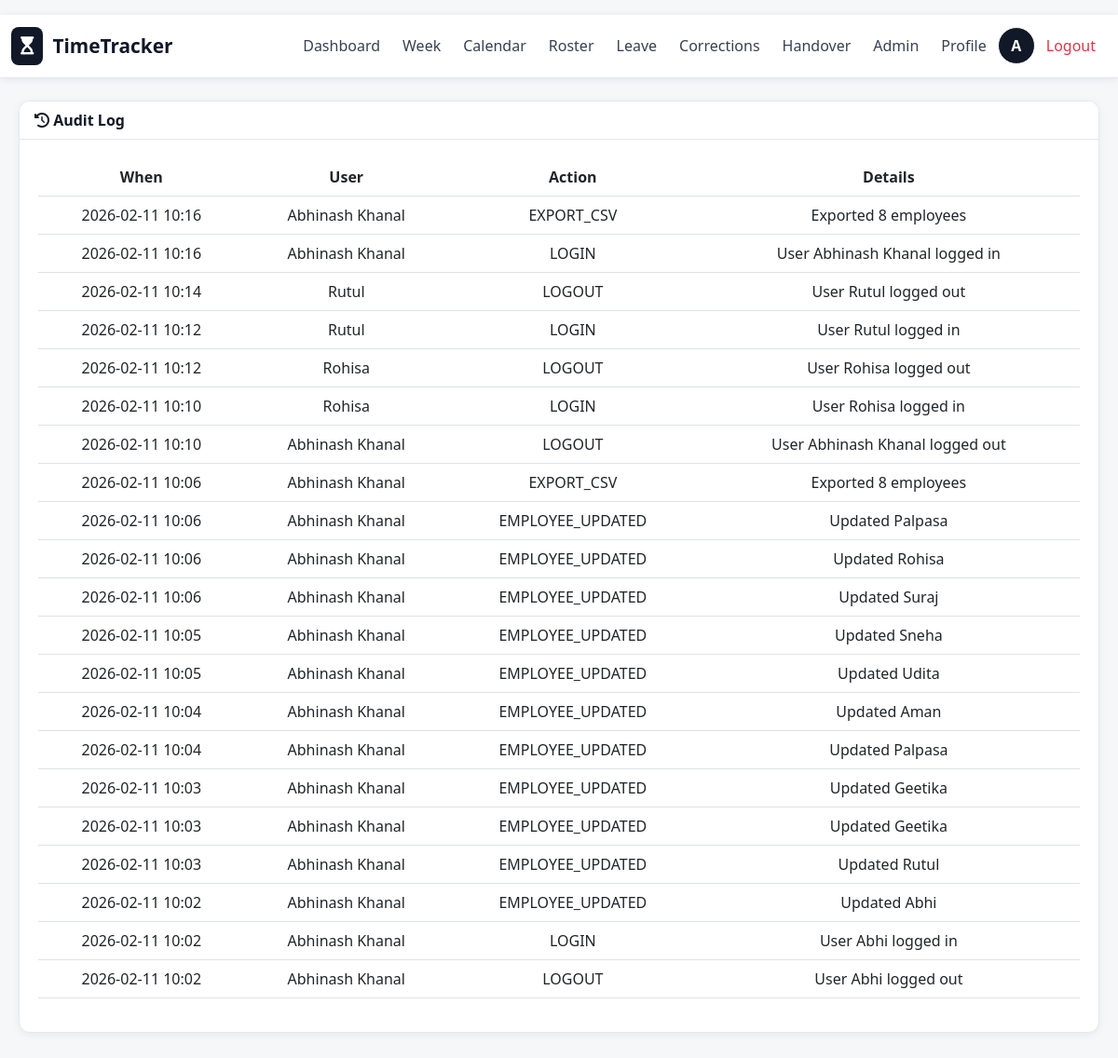
Page /audit-log (signed in) on the committed database.
### app.py (models this page shows)
class User(UserMixin, db.Model):
    id = db.Column(db.Integer, primary_key=True)
    name = db.Column(db.String(100), unique=True, nullable=False)
    email = db.Column(db.String(100), unique=True)
    password = db.Column(db.String(200), nullable=False)
    employee_id = db.Column(db.String(50), unique=True)
    department = db.Column(db.String(100))
    role = db.Column(db.String(20), default='employee')  # 'employee' or 'admin'
    phone = db.Column(db.String(30))
    profile_pic = db.Column(db.String(200), default='default.png')
    is_active = db.Column(db.Boolean, default=True)
    is_admin = db.Column(db.Boolean, default=False)
    is_staff = db.Column(db.Boolean, default=True)
    position = db.Column(db.String(100))
    visa_type = db.Column(db.String(50))
    weekly_hour_limit = db.Column(db.Float)
    created_at = db.Column(db.DateTime, default=datetime.now)
    last_login = db.Column(db.DateTime)

class ActivityLog(db.Model):
    id = db.Column(db.Integer, primary_key=True)
    user_id = db.Column(db.Integer, db.ForeignKey('user.id'))
    action = db.Column(db.String(200), nullable=False)
    details = db.Column(db.Text)
    timestamp = db.Column(db.DateTime, default=datetime.now)

### app.py (the view)
@app.route("/audit-log")
@login_required
def audit_log():
    if current_user.role != 'admin' and not current_user.is_admin:
        flash("❌ Access denied", "danger")
        return redirect("/dashboard")
    logs = ActivityLog.query.order_by(ActivityLog.timestamp.desc()).limit(300).all()
    users = {u.id: u for u in User.query.all()}
    return render_template("audit_log.html", logs=logs, users=users)

### app.py (called while the page is built)
@login_manager.user_loader
def load_user(user_id):
    return User.query.get(int(user_id))

@app.before_request
def prepare_schema():
    if not app.config.get("SCHEMA_READY"):
        ensure_schema()
        app.config["SCHEMA_READY"] = True

### templates/audit_log.html
{% extends "base.html" %}
{% block content %}
<div class="card">
  <div class="card-header"><i class="fas fa-history"></i> Audit Log</div>
  <div class="card-body">
    <div class="table-responsive">
      <table class="table table-hover">
        <thead>
          <tr><th>When</th><th>User</th><th>Action</th><th>Details</th></tr>
        </thead>
        <tbody>
          {% for log in logs %}
            <tr>
              <td>{{ log.timestamp.strftime('%Y-%m-%d %H:%M') }}</td>
              <td>{{ users.get(log.user_id).name if users.get(log.user_id) else log.user_id }}</td>
              <td>{{ log.action }}</td>
              <td>{{ log.details or '-' }}</td>
            </tr>
          {% endfor %}
        </tbody>
      </table>
    </div>
  </div>
</div>
{% endblock %}

### templates/base.html (shortened to what this page needs)
<!doctype html>
<html>
<head>
  <link href="https://cdn.jsdelivr.net/npm/bootstrap@5.3.0/dist/css/bootstrap.min.css" rel="stylesheet">
  <link rel="stylesheet" href="https://cdnjs.cloudflare.com/ajax/libs/font-awesome/6.4.0/css/all.min.css">
</head>
<body>
  <nav class="navbar navbar-expand-lg navbar-light mb-4">
    <div class="container-fluid" style="max-width: 1200px; margin: 0 auto;">
      <a class="navbar-brand" href="/dashboard">
        <span class="logo-icon"><i class="fas fa-hourglass-start"></i></span>
        <span>TimeTracker</span>
      </a>
      <div class="collapse navbar-collapse" id="navbarNav">
        <ul class="navbar-nav ms-auto align-items-center">
          {% if current_user.is_authenticated %}
            <li class="nav-item">
              <a class="nav-link" href="/dashboard">Dashboard</a>
            </li>
            <li class="nav-item">
              <a class="nav-link" href="/week">Week</a>
            </li>
            <li class="nav-item">
              <a class="nav-link" href="/calendar">Calendar</a>
            </li>
            <li class="nav-item">
              <a class="nav-link" href="/roster">Roster</a>
            </li>
            <li class="nav-item">
              <a class="nav-link" href="/leave-request">Leave</a>
            </li>
            <li class="nav-item">
              <a class="nav-link" href="/request-correction">Corrections</a>
            </li>
            <li class="nav-item">
              <a class="nav-link" href="/handover">Handover</a>
            </li>
            {% if current_user.role == 'admin' or current_user.is_admin %}
              <li class="nav-item">
                <a class="nav-link" href="/admin">Admin</a>
              </li>
            {% endif %}
            <li class="nav-item">
              <a class="nav-link" href="/settings">Profile</a>
            </li>
            <li class="nav-item">
              <div class="avatar" style="cursor: pointer;" title="{{ current_user.name }}">
                {{ (current_user.name or 'U')[0].upper() }}
              </div>
            </li>
            <li class="nav-item">
              <a class="nav-link text-danger" href="/logout">Logout</a>
            </li>
          {% endif %}
        </ul>
      </div>
    </div>
  </nav>
  <div class="container-fluid" style="max-width: 1200px; margin: 0 auto; padding: 0 20px;">
    {% block content %}{% endblock %}
  </div>
</body>
</html>

### templates/base.html (style rules this page uses)
:root { --primary: #4f46e5; --success: #10b981; --danger: #ef4444; --warning: #f59e0b; --info: #06b6d4; --bg: #f6f7f9; --card: #ffffff; --border: #e5e7eb; --text: #111827; --muted: #6b7280; }
a, button, .btn, .card, .nav-link, .form-control, .form-select { transition: all 0.2s ease; }
body { background: var(--bg); min-height: 100vh; color: var(--text); font-family: 'Segoe UI', Tahoma, Geneva, Verdana, sans-serif; padding: 16px 0 32px; -webkit-font-smoothing: antialiased; -moz-osx-font-smoothing: grayscale; }
.navbar { background: #ffffff !important; box-shadow: 0 1px 8px rgba(17, 24, 39, 0.08); border-bottom: 1px solid var(--border); }
.navbar-brand { font-weight: 700; font-size: 1.3rem; color: var(--text); display: flex; align-items: center; gap: 10px; }
.navbar-nav .nav-link { border-radius: 10px; padding: 8px 12px; margin: 2px 4px; color: #374151; font-weight: 500; }
.logo-icon { font-size: 1.2rem; background: #111827; padding: 6px 10px; border-radius: 8px; color: white; }
.card { border: 1px solid var(--border); border-radius: 12px; box-shadow: 0 2px 10px rgba(17, 24, 39, 0.06); margin-bottom: 20px; overflow: hidden; background: var(--card); }
.card-body { padding: 20px; }
.avatar { width: 40px; height: 40px; border-radius: 50%; display: flex; align-items: center; justify-content: center; font-weight: 600; color: white; font-size: 16px; background: #111827; border: 1px solid #ffffff; }
.card-header { background: #ffffff; color: var(--text); border-bottom: 1px solid var(--border); border-radius: 12px 12px 0 0; font-weight: 600; }
table { border-collapse: collapse; }
table thead { background: #f3f4f6; color: var(--text); }
table td, table th { padding: 12px; text-align: center; }
.navbar { background: #ffffff; box-shadow: 0 1px 8px rgba(17, 24, 39, 0.08); }

### rows in the picture
User: name "A", get "Abhinash Khanal"
ActivityLog: timestamp "2026-02-11 10:16", action "EXPORT_CSV", details "Exported 8 employees"
ActivityLog: timestamp "2026-02-11 10:16", action "LOGIN", details "User Abhinash Khanal logged in"
ActivityLog: timestamp "2026-02-11 10:14", action "LOGOUT", details "User Rutul logged out"
User: get "Rutul"
ActivityLog: timestamp "2026-02-11 10:12", action "LOGIN", details "User Rutul logged in"
ActivityLog: timestamp "2026-02-11 10:12", action "LOGOUT", details "User Rohisa logged out"
User: get "Rohisa"
ActivityLog: timestamp "2026-02-11 10:10", action "LOGIN", details "User Rohisa logged in"
ActivityLog: timestamp "2026-02-11 10:10", action "LOGOUT", details "User Abhinash Khanal logged out"
ActivityLog: timestamp "2026-02-11 10:06", action "EXPORT_CSV", details "Exported 8 employees"
ActivityLog: timestamp "2026-02-11 10:06", action "EMPLOYEE_UPDATED", details "Updated Palpasa"
ActivityLog: timestamp "2026-02-11 10:06", action "EMPLOYEE_UPDATED", details "Updated Rohisa"
ActivityLog: timestamp "2026-02-11 10:06", action "EMPLOYEE_UPDATED", details "Updated Suraj"
ActivityLog: timestamp "2026-02-11 10:05", action "EMPLOYEE_UPDATED", details "Updated Sneha"
ActivityLog: timestamp "2026-02-11 10:05", action "EMPLOYEE_UPDATED", details "Updated Udita"
ActivityLog: timestamp "2026-02-11 10:04", action "EMPLOYEE_UPDATED", details "Updated Aman"
ActivityLog: timestamp "2026-02-11 10:04", action "EMPLOYEE_UPDATED", details "Updated Palpasa"
ActivityLog: timestamp "2026-02-11 10:03", action "EMPLOYEE_UPDATED", details "Updated Geetika"
ActivityLog: timestamp "2026-02-11 10:03", action "EMPLOYEE_UPDATED", details "Updated Geetika"
ActivityLog: timestamp "2026-02-11 10:03", action "EMPLOYEE_UPDATED", details "Updated Rutul"
ActivityLog: timestamp "2026-02-11 10:02", action "EMPLOYEE_UPDATED", details "Updated Abhi"
ActivityLog: timestamp "2026-02-11 10:02", action "LOGIN", details "User Abhi logged in"
ActivityLog: timestamp "2026-02-11 10:02", action "LOGOUT", details "User Abhi logged out"
